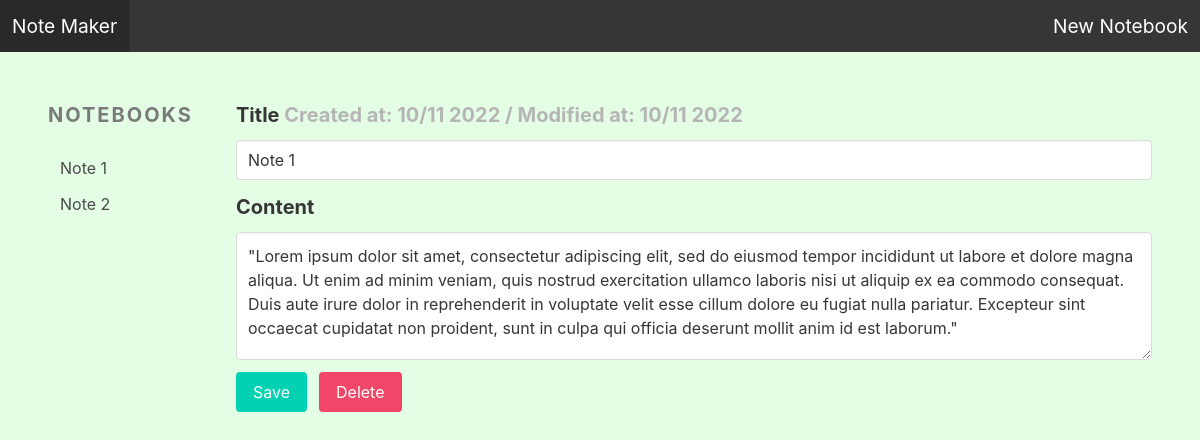
Screenshot of /?docid=6 with the database file from the repository.
### document/models.py (models this page shows)
class Document(models.Model):
    title = models.CharField(max_length=255)
    content = models.TextField(blank=True, null=True)
    created_at = models.DateTimeField(auto_now_add=True)
    modified_at = models.DateTimeField(auto_now=True)
    class Meta:
        ordering = ('title',)

### document/views.py (the view, shortened to what this page needs)
# urls.py: path('', editor, name = 'editor'),
def editor(request):
    docid = int(request.GET.get('docid', 0))
    documents = Document.objects.all()
    if docid > 0:
        document = Document.objects.get(pk=docid)
    else:
        document = ''
    context = {
        'docid': docid,
        'documents': documents,
        'document': document
    }
    return render(request, 'editor.html', context)

### document/templates/editor.html (shortened to what this page needs)
<!DOCTYPE html>
{% load static %}
<html>
    <head>
        <link rel="stylesheet" href="https://cdn.jsdelivr.net/npm/bulma@0.9.0/css/bulma.min.css">
        <link rel="stylesheet" type='text/css' href="{%static 'style.css' %}" >
    </head>
    <body>
        <nav class="navbar is-dark">
            <div class="navbar-brand">
                <a href="{% url 'editor' %}" class="navbar-item">Note Maker</a>
            </div>
            <div class="navbar-menu">
                <div class="navbar-end">
                    <a href="{% url 'editor' %}?docid=0" class="navbar-item">New Notebook</a>
                </div>
            </div>
        </nav>
        <section class="section">
            <div class="columns">
                <div class="column is-2">
                    <aside class="menu">
                        <p class="menu-label">Notebooks</p>
                        <ul class="menu-list">
                            {% for doc in documents %}
                                <li>
                                    <a href="{% url 'editor' %}?docid={{ doc.id }}">{{ doc.title }}</a>
                                </li>
                            {% endfor %}
                        </ul>
                    </aside>
                </div>
                <div class="column is-10">
                    <form method="post" action="{% url 'editor' %}">
                        <div class="field">
                            <label class="label">
                                Title
                                {% if document %}
                                    <span class="has-text-grey-light">
                                        Created at: {{ document.created_at|date:"m/d Y" }} /
                                        Modified at: {{ document.modified_at|date:"m/d Y" }}
                                    </span>
                                {% endif %}
                            </label>
                            <div class="control">
                                <input type="text" class="input" name="title" placeholder="Title"{% if document %} value="{{ document.title }}"{% endif %}>
                            </div>
                        </div>
                        <div class="field">
                            <label class="label">Content</label>
                            <div class="control">
                                <textarea class="textarea" name="content" placeholder="Content">{% if document %}{{ document.content }}{% endif %}</textarea>
                            </div>
                        </div>
                        <div class="field is-grouped">
                            <div class="control">
                                <button class="button is-primary">Save</button>
                            </div>
                            {% if document %}
                                <div class="control">
                                    <a href="{%url 'delete_document' document.id %}" class="button is-danger">Delete</a>
                                </div>
                            {% endif %}
                        </div>
                    </form>
                </div>
            </div>
        </section>
    </body>
</html>

### static/style.css (style rules this page uses)
html { height:100%; background-color: #e4fde5; }
.menu-label { font-size: 20px; font-weight: bold; }
.label { font-size: 20px; }
.navbar { font-size: larger; }

### rows the page displays
Document: title "Note 1", created_at "10/11 2022", modified_at "10/11 2022", content "\"Lorem ipsum dolor sit amet, consectetur adipiscing elit, sed do eiusmod tempor incididunt ut labore et dolore magna aliqua. Ut enim ad minim veniam, quis nostrud exercitation ullamco laboris nisi ut aliquip ex ea commodo consequat. Duis aute irure dolor in reprehenderit in voluptate velit esse cillum dolore eu fugiat nulla pariatur. Excepteur sint occaecat cupidatat non proident, sunt in culpa qui officia deserunt mollit anim id est laborum.\""
Document: title "Note 2"
